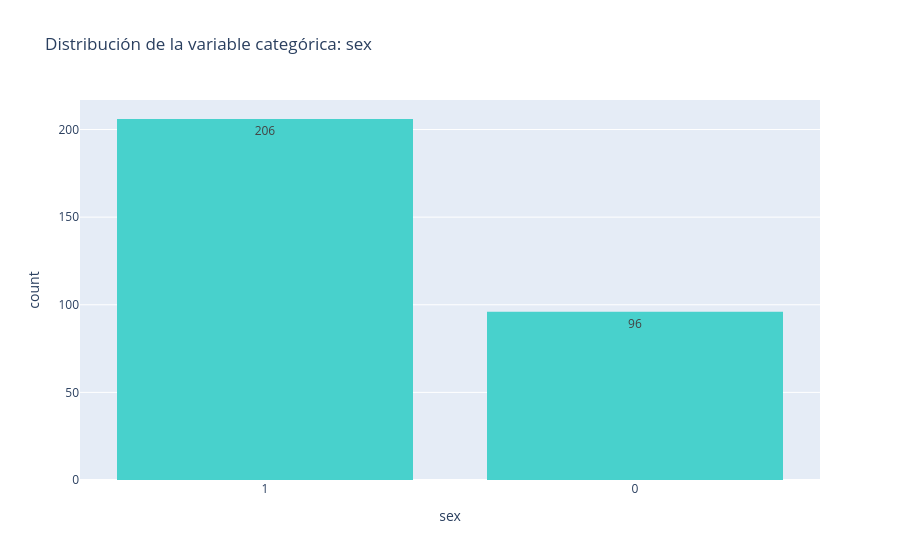
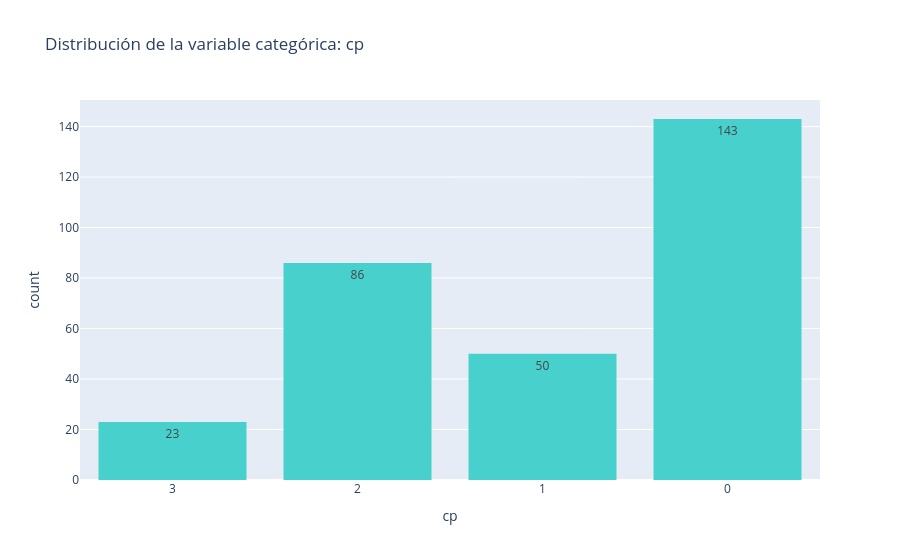
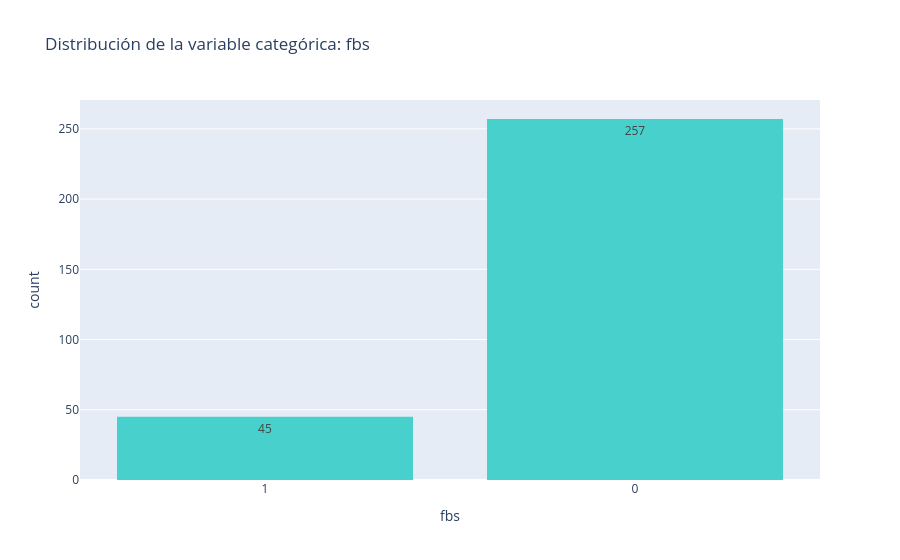

Notebook cell for these charts, in order:
### Code cell
for col in LIST_CAT_COLS:
    fig = px.histogram(
        df_preprocessed,
        x=col,
        text_auto=True,
        title=f'Distribución de la variable categórica: {col}',
        color_discrete_sequence=['mediumturquoise']
    )
    fig.show()

### Figure 1 — Plotly figure (JSON) as saved in the notebook; plotly's stock layout.template omitted (floating-point values rounded to 4 significant figures; data arrays with more than 128 entries replaced by an {"elided": "..."} marker saying what was removed)
{"data": [{"bingroup": "x", "hovertemplate": "sex=%{x}<br>count=%{y}<extra></extra>", "legendgroup": "", "marker": {"color": "mediumturquoise", "pattern": {"shape": ""}}, "name": "", "orientation": "v", "showlegend": false, "texttemplate": "%{value}", "type": "histogram", "x": {"elided": "302 str values"}, "xaxis": "x", "yaxis": "y"}], "layout": {"barmode": "relative", "legend": {"tracegroupgap": 0}, "title": {"text": "Distribución de la variable categórica: sex"}, "xaxis": {"anchor": "y", "domain": [0, 1], "title": {"text": "sex"}}, "yaxis": {"anchor": "x", "domain": [0, 1], "title": {"text": "count"}}}}

### Figure 2 — Plotly figure (JSON) as saved in the notebook; plotly's stock layout.template omitted (floating-point values rounded to 4 significant figures; data arrays with more than 128 entries replaced by an {"elided": "..."} marker saying what was removed)
{"data": [{"bingroup": "x", "hovertemplate": "cp=%{x}<br>count=%{y}<extra></extra>", "legendgroup": "", "marker": {"color": "mediumturquoise", "pattern": {"shape": ""}}, "name": "", "orientation": "v", "showlegend": false, "texttemplate": "%{value}", "type": "histogram", "x": {"elided": "302 str values"}, "xaxis": "x", "yaxis": "y"}], "layout": {"barmode": "relative", "legend": {"tracegroupgap": 0}, "title": {"text": "Distribución de la variable categórica: cp"}, "xaxis": {"anchor": "y", "domain": [0, 1], "title": {"text": "cp"}}, "yaxis": {"anchor": "x", "domain": [0, 1], "title": {"text": "count"}}}}

### Figure 3 — Plotly figure (JSON) as saved in the notebook; plotly's stock layout.template omitted (floating-point values rounded to 4 significant figures; data arrays with more than 128 entries replaced by an {"elided": "..."} marker saying what was removed)
{"data": [{"bingroup": "x", "hovertemplate": "fbs=%{x}<br>count=%{y}<extra></extra>", "legendgroup": "", "marker": {"color": "mediumturquoise", "pattern": {"shape": ""}}, "name": "", "orientation": "v", "showlegend": false, "texttemplate": "%{value}", "type": "histogram", "x": {"elided": "302 str values"}, "xaxis": "x", "yaxis": "y"}], "layout": {"barmode": "relative", "legend": {"tracegroupgap": 0}, "title": {"text": "Distribución de la variable categórica: fbs"}, "xaxis": {"anchor": "y", "domain": [0, 1], "title": {"text": "fbs"}}, "yaxis": {"anchor": "x", "domain": [0, 1], "title": {"text": "count"}}}}
